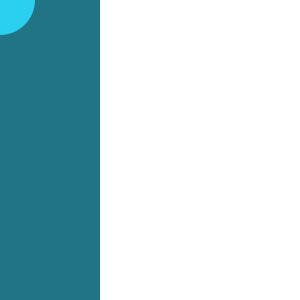
Frame 1 (no input)
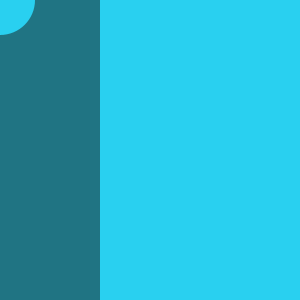
Frame 60 (the mouse pressed at the canvas centre just before this capture)
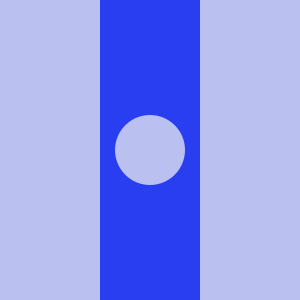
Frame 120 (the mouse held since frame 60 and released just before this capture)

The Processing sketch that drew these frames (run headless with seeded random() and noise(); from frame 60 on, the mouse is pressed at the canvas centre):

// Processing sketch: processing_167633
// ── processing_167633.pde

float x;
float y;

void setup (){
  size (300, 300);
  smooth ();
  noStroke ();
  randomSeed (10);
  
}

void draw (){
  background (0);
  rect (0, 0, width, height);
if ((mouseX >= 0) && (mouseX <= 100)) {
    fill (32, 116, 131);
    rect (0, 0, 100, 300);
    fill (41, 208, 240);
    ellipse (mouseX, mouseY, 70, 70);
  }else if ((mouseX >= 100) && (mouseX <=200)){
    fill (41, 62, 240);
    rect (100, 0, 100, 300);
    fill (186, 192, 240);
    ellipse (mouseX, mouseY, 70, 70);
  }else if ((mouseX >=200) && (mouseX <= 300)){
    fill (15, 255, 69);
    rect (200, 0, 100, 300);
    fill (207, 250, 217);
    ellipse (mouseX, mouseY, 70, 70);
    
   
  
  
  }
}
